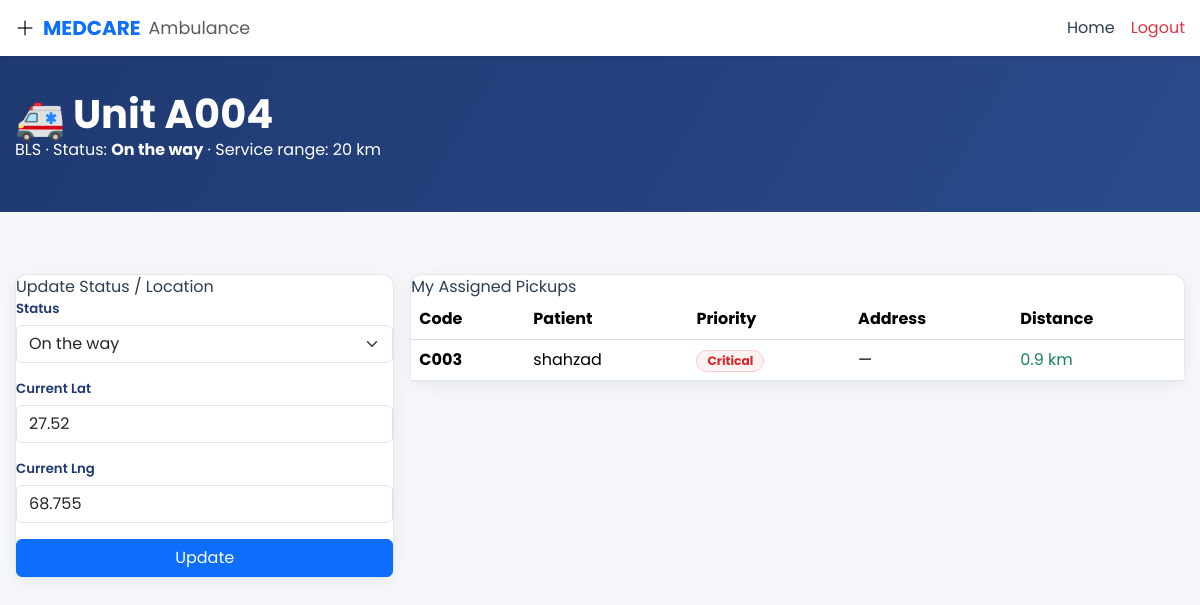
Page /ambulance (signed in) on the earlier database version.
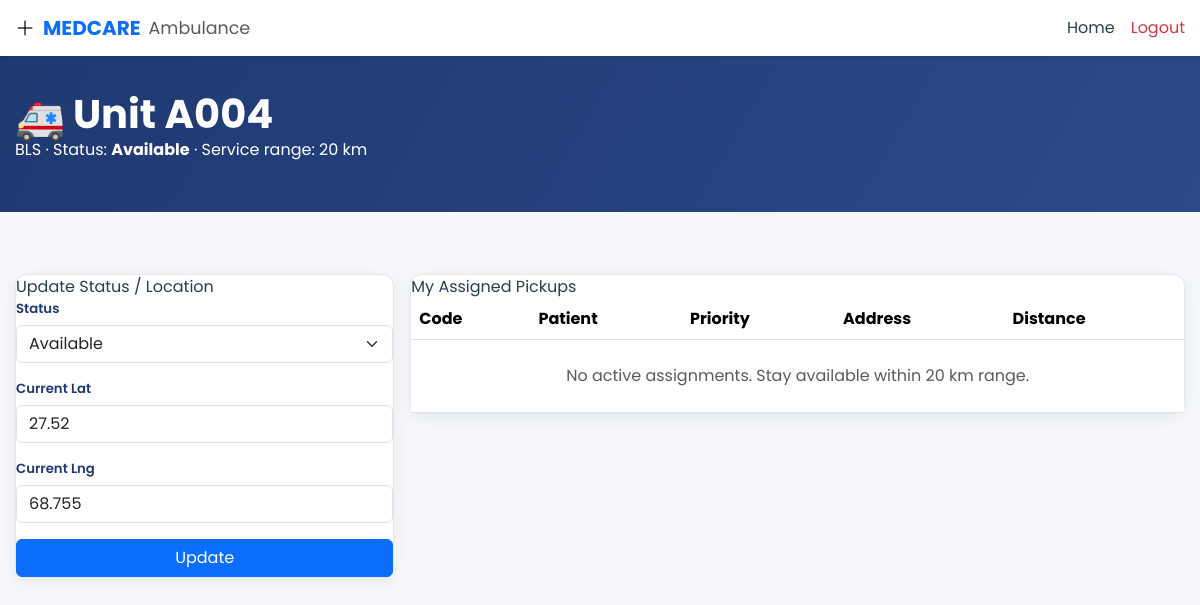
Same page on the later database version.
### app.py (models this page shows)
class User(db.Model):
    id = db.Column(db.Integer, primary_key=True)
    username = db.Column(db.String(80), unique=True, nullable=False)
    password_hash = db.Column(db.String(200), nullable=False)
    role = db.Column(db.String(20), nullable=False)  # admin, doctor, ambulance
    name = db.Column(db.String(120), nullable=False)
    specialty = db.Column(db.String(100), nullable=True)
    status = db.Column(db.String(30), default='Available')
    phone = db.Column(db.String(20), nullable=True)
    lat = db.Column(db.Float, nullable=True)
    lng = db.Column(db.Float, nullable=True)
    vehicle_type = db.Column(db.String(20), nullable=True)  # ALS / BLS
    vehicle_id = db.Column(db.String(20), nullable=True)

class Case(db.Model):
    id = db.Column(db.Integer, primary_key=True)
    case_code = db.Column(db.String(20), unique=True, nullable=False)
    patient_name = db.Column(db.String(120), nullable=False)
    age = db.Column(db.Integer, nullable=False)
    priority = db.Column(db.String(20), nullable=False)  # Critical, High, Medium, Low
    condition = db.Column(db.Text, nullable=False)
    status = db.Column(db.String(20), default='Active')  # Active, Closed, Incoming, Dispatched
    registered_at = db.Column(db.DateTime, default=datetime.utcnow)
    patient_lat = db.Column(db.Float, nullable=True)
    patient_lng = db.Column(db.Float, nullable=True)
    patient_address = db.Column(db.String(255), nullable=True)
    patient_phone = db.Column(db.String(30), nullable=True)
    assigned_doctor_id = db.Column(db.Integer, db.ForeignKey('user.id'), nullable=True)
    assigned_bed_id = db.Column(db.Integer, db.ForeignKey('bed.id'), nullable=True)
    assigned_ambulance_id = db.Column(db.Integer, db.ForeignKey('user.id'), nullable=True)
    notes = db.Column(db.Text, nullable=True)
    hospital_name = db.Column(db.String(120), nullable=True)
    needs_ambulance = db.Column(db.Boolean, default=False)
    dispatched_at = db.Column(db.DateTime, nullable=True)
    doctor = db.relationship('User', foreign_keys=[assigned_doctor_id], backref='assigned_cases')
    ambulance = db.relationship('User', foreign_keys=[assigned_ambulance_id], backref='ambulance_cases')
    bed = db.relationship('Bed', foreign_keys=[assigned_bed_id], backref='case')

### app.py (the view)
@app.route('/ambulance')
@login_required(role='ambulance')
def ambulance_dashboard():
    user = User.query.get(session['user_id'])
    my_cases = Case.query.filter_by(assigned_ambulance_id=user.id).filter(Case.status.in_(['Active', 'Incoming', 'Dispatched'])).all()
    for c in my_cases:
        c.distance_km = round(haversine(user.lat, user.lng, c.patient_lat, c.patient_lng), 1) if (c.patient_lat and user.lat) else None
    return render_template('ambulance/dashboard.html', user=user, my_cases=my_cases)

### app.py (called while the page is built, shortened)
def haversine(lat1, lon1, lat2, lon2):
    R = 6371
    dlat = math.radians(lat2 - lat1)
    dlon = math.radians(lon2 - lon1)
    a = math.sin(dlat/2)**2 + math.cos(math.radians(lat1)) * math.cos(math.radians(lat2)) * math.sin(dlon/2)**2
    return R * 2 * math.atan2(math.sqrt(a), math.sqrt(1-a))

def login_required(role=None):
    from functools import wraps
    def decorator(f):
        @wraps(f)
        def wrapped(*args, **kwargs):
            if 'user_id' not in session:
                flash('Please login first.', 'warning')
                return redirect(url_for('login'))
            return f(*args, **kwargs)
        return wrapped
    return decorator

### templates/ambulance/dashboard.html (shortened to what this page needs)
{% extends "base.html" %}
{% block body %}
<nav class="navbar navbar-expand-lg bg-white shadow-sm sticky-top">
  <div class="container">
    <a class="navbar-brand d-flex align-items-center gap-2" href="{{ url_for('ambulance_dashboard') }}">
      <div class="logo-icon"><i class="bi bi-plus-lg"></i></div>
      <span class="fw-bold text-primary">MEDCARE</span>
      <small class="text-muted">Ambulance</small>
    </a>
    <div class="ms-auto d-flex align-items-center gap-3">
      <a href="{{ url_for('index') }}" class="nav-link">Home</a>
      <a href="{{ url_for('logout') }}" class="nav-link text-danger">Logout</a>
    </div>
  </div>
</nav>
<div class="page-header">
  <div class="container">
    <h1><i class="bi bi-ambulance me-2"></i>{{ user.vehicle_id or user.name }}</h1>
    <p>{{ user.vehicle_type }} · Status: <strong>{{ user.status }}</strong> · Service range: 20 km</p>
  </div>
</div>
<div class="container" style="padding-top: 36px; padding-bottom: 40px;">
  <div class="row g-3">
    <div class="col-md-4">
      <div class="content-card">
        <div class="card-header">Update Status / Location</div>
        <div class="card-body">
          <form method="POST" action="{{ url_for('ambulance_update_status') }}">
            <div class="mb-3">
              <label class="form-label">Status</label>
              <select name="status" class="form-select">
                <option value="Available" {% if user.status=='Available' %}selected{% endif %}>Available</option>
                <option value="On the way" {% if user.status=='On the way' %}selected{% endif %}>On the way</option>
              </select>
            </div>
            <div class="mb-3">
              <label class="form-label">Current Lat</label>
              <input type="text" name="lat" class="form-control" value="{{ user.lat or '' }}" placeholder="24.86">
            </div>
            <div class="mb-3">
              <label class="form-label">Current Lng</label>
              <input type="text" name="lng" class="form-control" value="{{ user.lng or '' }}" placeholder="67.00">
            </div>
            <button type="submit" class="btn btn-primary w-100">Update</button>
          </form>
        </div>
      </div>
    </div>
    <div class="col-md-8">
      <div class="content-card">
        <div class="card-header">My Assigned Pickups</div>
        <div class="card-body p-0">
          <div class="table-responsive">
            <table class="table table-hover mb-0">
              <thead>
                <tr>
                  <th>Code</th>
                  <th>Patient</th>
                  <th>Priority</th>
                  <th>Address</th>
                  <th>Distance</th>
                </tr>
              </thead>
              <tbody>
                {% for c in my_cases %}
                <tr>
                  <td><strong>{{ c.case_code }}</strong></td>
                  <td>{{ c.patient_name }}</td>
                  <td><span class="badge badge-{{ c.priority|lower }}">{{ c.priority }}</span></td>
                  <td>{{ c.patient_address or '—' }}</td>
                  <td>
                    {% if c.distance_km is not none %}
                      <span class="{% if c.distance_km <= 20 %}text-success{% else %}text-danger{% endif %}">
                        {{ c.distance_km }} km
                      </span>
                    {% else %}
                      —
                    {% endif %}
                  </td>
                </tr>
                {% else %}
                <tr><td colspan="5" class="text-center text-muted py-4">No active assignments. Stay available within 20 km range.</td></tr>
                {% endfor %}
              </tbody>
            </table>
          </div>
        </div>
      </div>
    </div>
  </div>
</div>
{% endblock %}

### templates/base.html (shortened to what this page needs)
<!DOCTYPE html>
<html lang="en">
<head>
  <link href="https://cdn.jsdelivr.net/npm/bootstrap@5.3.3/dist/css/bootstrap.min.css" rel="stylesheet">
  <link href="https://cdn.jsdelivr.net/npm/bootstrap-icons@1.11.3/font/bootstrap-icons.min.css" rel="stylesheet">
  <link rel="stylesheet" href="https://cdnjs.cloudflare.com/ajax/libs/font-awesome/6.5.1/css/all.min.css">
  <link rel="stylesheet" href="{{ url_for('static', filename='css/style.css') }}">
</head>
<body>
  {% block body %}{% endblock %}
</body>
</html>

### static/css/style.css (style rules this page uses)
:root { --navy: #1F3971; --navy-light: #2a4a8a; --yellow: #FFAE27; --red: #e53935; --dark: #2d3e50; --muted: #78909c; --bg: #f5f7fa; --border: #e3e7ee; }
* { box-sizing: border-box; }
html { -webkit-text-size-adjust: 100%; scroll-behavior: smooth; }
body { font-family: 'Poppins', sans-serif; background: var(--bg); color: var(--dark); margin: 0; overflow-x: hidden; min-height: 100vh; display: flex; flex-direction: column; }
a { text-decoration: none; }
.container { padding-left: 15px; padding-right: 15px; }
.container { max-width: 1200px; }
i.bi-ambulance, .bi-ambulance { display: inline-block; font-style: normal; }
i.bi-ambulance::before, .bi-ambulance::before { content: "🚑"; font-style: normal; display: inline-block; }
.page-header { background: linear-gradient(120deg, var(--navy), var(--navy-light)); color: #fff; padding: 34px 0; margin-bottom: 26px; }
.page-header h1, .page-header h4 { color: #fff; margin: 0; font-weight: 700; }
.content-card { background: #fff; border: 1px solid var(--border); border-radius: 12px; box-shadow: 0 4px 16px rgba(15,30,50,0.06); }
.form-label { font-size: 0.83rem; font-weight: 600; color: var(--navy); margin-bottom: 6px; display: block; }

Differences in the rows shown:
removed Case: case_code "C003", patient_name "shahzad", priority "Critical", patient_address "—", distance_km "0.9"
changed User "Unit A004": status "On the way" → "Available"
Other differences:
text now shown: "No active assignments. Stay available within 20 km range."
